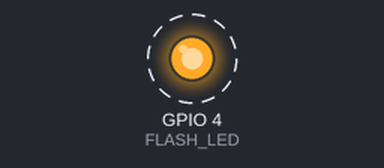
Recording of a sketch running on a simulated ESP32. Parts: output pins drawn as LEDs (lit = HIGH). Dashed ring = blinking. What the sketch prints to the serial monitor is not drawn.

Above: at 0.5 s.
Timing chart, 0 to 4.6 s (numbered marks = the images above):
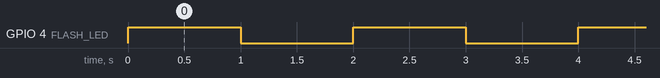

The sketch:

02_flash_led_test.ino
```cpp
/*
  ESP32-CAM - Example 02
  Flash LED Test

  Target:
  Common AI-Thinker ESP32-CAM

  IMPORTANT:
  Verify the flash LED GPIO on your exact board.
*/

#define FLASH_LED 4

void setup() {
  Serial.begin(115200);

  pinMode(FLASH_LED, OUTPUT);
  digitalWrite(FLASH_LED, LOW);

  Serial.println("Flash LED test started.");
}

void loop() {
  digitalWrite(FLASH_LED, HIGH);
  Serial.println("Flash LED ON");
  delay(1000);

  digitalWrite(FLASH_LED, LOW);
  Serial.println("Flash LED OFF");
  delay(1000);
}
```

Measured:
- by itself, GPIO 4 (FLASH_LED): alternates HIGH for 1.0 s and LOW for 1.0 s
